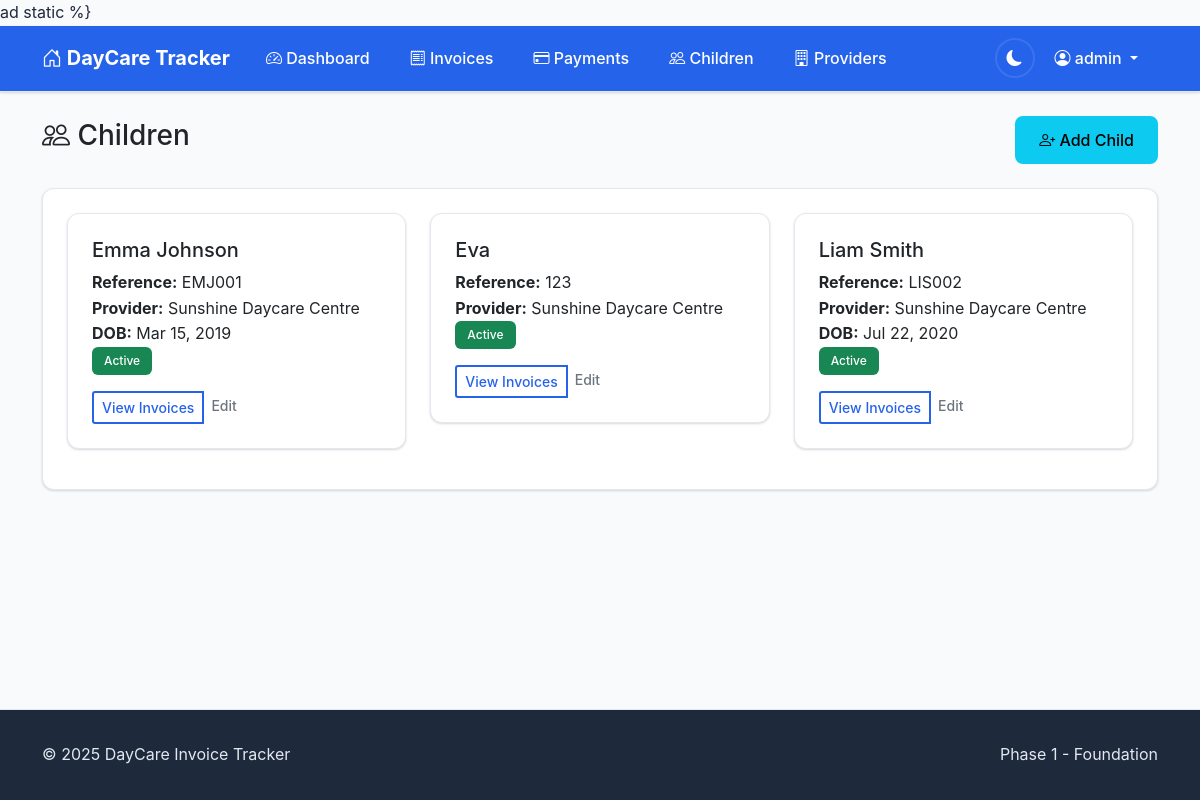
Before: /children/ (signed in) with the older database file.
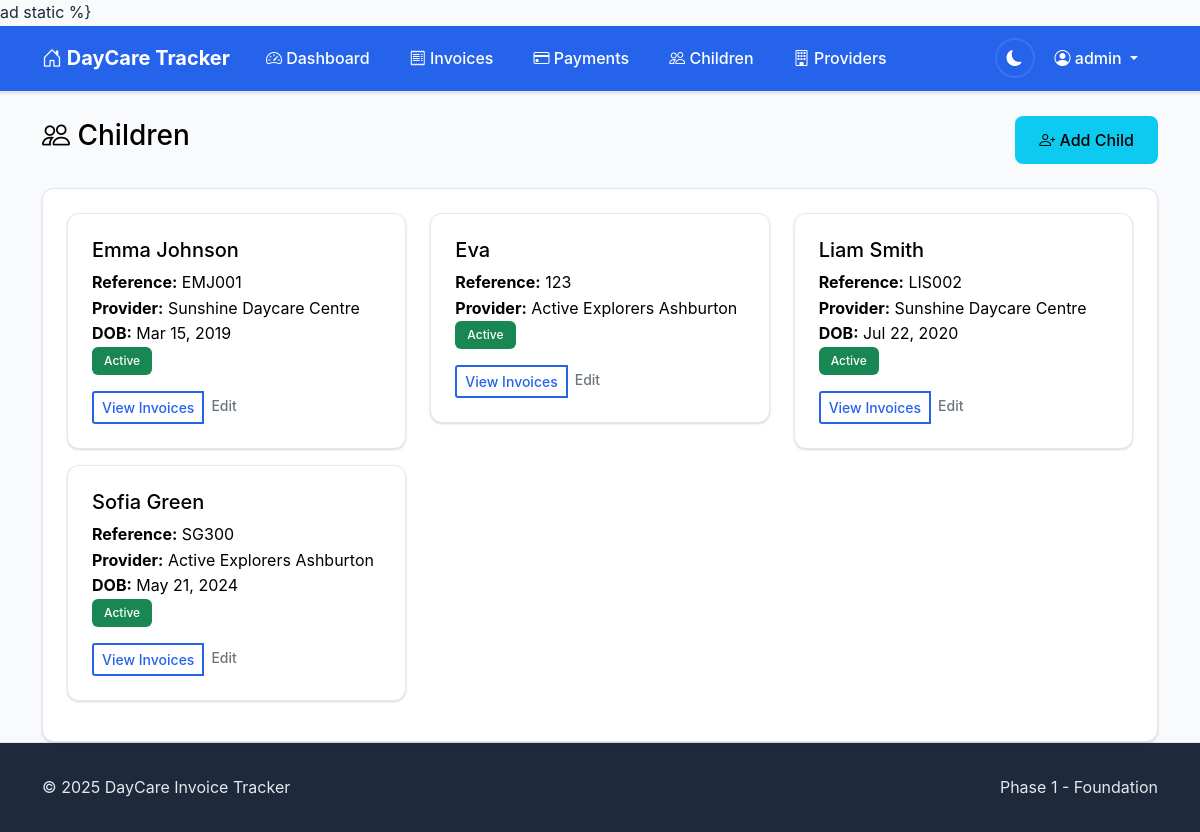
After: the same page with the newer database file.
### invoices/models.py (models this page shows, shortened)
class Child(models.Model):
    user = models.ForeignKey(User, on_delete=models.CASCADE, related_name='children')
    name = models.CharField(max_length=100)
    reference_number = models.CharField(max_length=20)
    date_of_birth = models.DateField(null=True, blank=True)
    daycare_provider = models.ForeignKey(DaycareProvider, on_delete=models.CASCADE, related_name='children')
    is_active = models.BooleanField(default=True)
    created_at = models.DateTimeField(auto_now_add=True)
    updated_at = models.DateTimeField(auto_now=True)
    class Meta:
        ordering = ['name']
        unique_together = ['user', 'reference_number', 'daycare_provider']

class DaycareProvider(models.Model):
    name = models.CharField(max_length=200)
    address = models.TextField(blank=True)
    phone = models.CharField(max_length=20, blank=True)
    email = models.EmailField(blank=True)
    license_number = models.CharField(max_length=50, blank=True)
    gst_number = models.CharField(max_length=20, blank=True)
    bank_details = models.TextField(blank=True)
    email_addresses = models.JSONField(
        default=default_list,
        blank=True,
        help_text="Known email addresses for automatic invoice detection"
    )
    email_subject_patterns = models.JSONField(
        default=default_list,
        blank=True,
        help_text="Email subject patterns to identify invoices"
    )
    is_active = models.BooleanField(default=True)
    created_at = models.DateTimeField(auto_now_add=True)
    updated_at = models.DateTimeField(auto_now=True)
    class Meta:
        ordering = ['name']

### invoices/views.py (the view)
# urls.py: path('children/', views.ChildListView.as_view(), name='child_list'),
class ChildListView(LoginRequiredMixin, ListView):
    model = Child
    template_name = 'invoices/child_list.html'
    context_object_name = 'children'
    def get_queryset(self):
        return Child.objects.filter(
            user=self.request.user
        ).select_related('daycare_provider').order_by('name')

### templates/invoices/child_list.html (shortened to what this page needs)
{% extends 'base.html' %}
{% block page_header %}
<div class="d-flex justify-content-between align-items-center mb-4">
    <h1 class="h3">
        <i class="bi bi-people"></i>
        Children
    </h1>
    <a href="{% url 'invoices:child_create' %}" class="btn btn-info">
        <i class="bi bi-person-plus"></i>
        Add Child
    </a>
</div>
{% endblock %}
{% block content %}
<div class="card">
    <div class="card-body">
        {% if children %}
            <div class="row">
                {% for child in children %}
                <div class="col-md-6 col-lg-4 mb-3">
                    <div class="card">
                        <div class="card-body">
                            <h5 class="card-title">{{ child.name }}</h5>
                            <p class="card-text">
                                <strong>Reference:</strong> {{ child.reference_number }}<br>
                                <strong>Provider:</strong> {{ child.daycare_provider.name }}<br>
                                {% if child.date_of_birth %}
                                <strong>DOB:</strong> {{ child.date_of_birth|date:"M d, Y" }}<br>
                                {% endif %}
                                <span class="badge {% if child.is_active %}bg-success{% else %}bg-secondary{% endif %}">
                                    {% if child.is_active %}Active{% else %}Inactive{% endif %}
                                </span>
                            </p>
                            <div class="btn-group btn-group-sm">
                                <a href="{% url 'invoices:invoice_list' %}?child={{ child.pk }}" class="btn btn-outline-primary">View Invoices</a>
                                <a href="{% url 'invoices:child_edit' child.pk %}" class="btn btn-outline-secondary">Edit</a>
                            </div>
                        </div>
                    </div>
                </div>
                {% endfor %}
            </div>
        {% endif %}
    </div>
</div>
{% endblock %}

Changed rows visible on the page:
changed Child "Eva": daycare_provider.name "Sunshine Daycare Centre" → "Active Explorers Ashburton"
added Child: name "Sofia Green", reference_number "SG300", daycare_provider.name "Active Explorers Ashburton", date_of_birth "May 21, 2024", is_active "Active"
